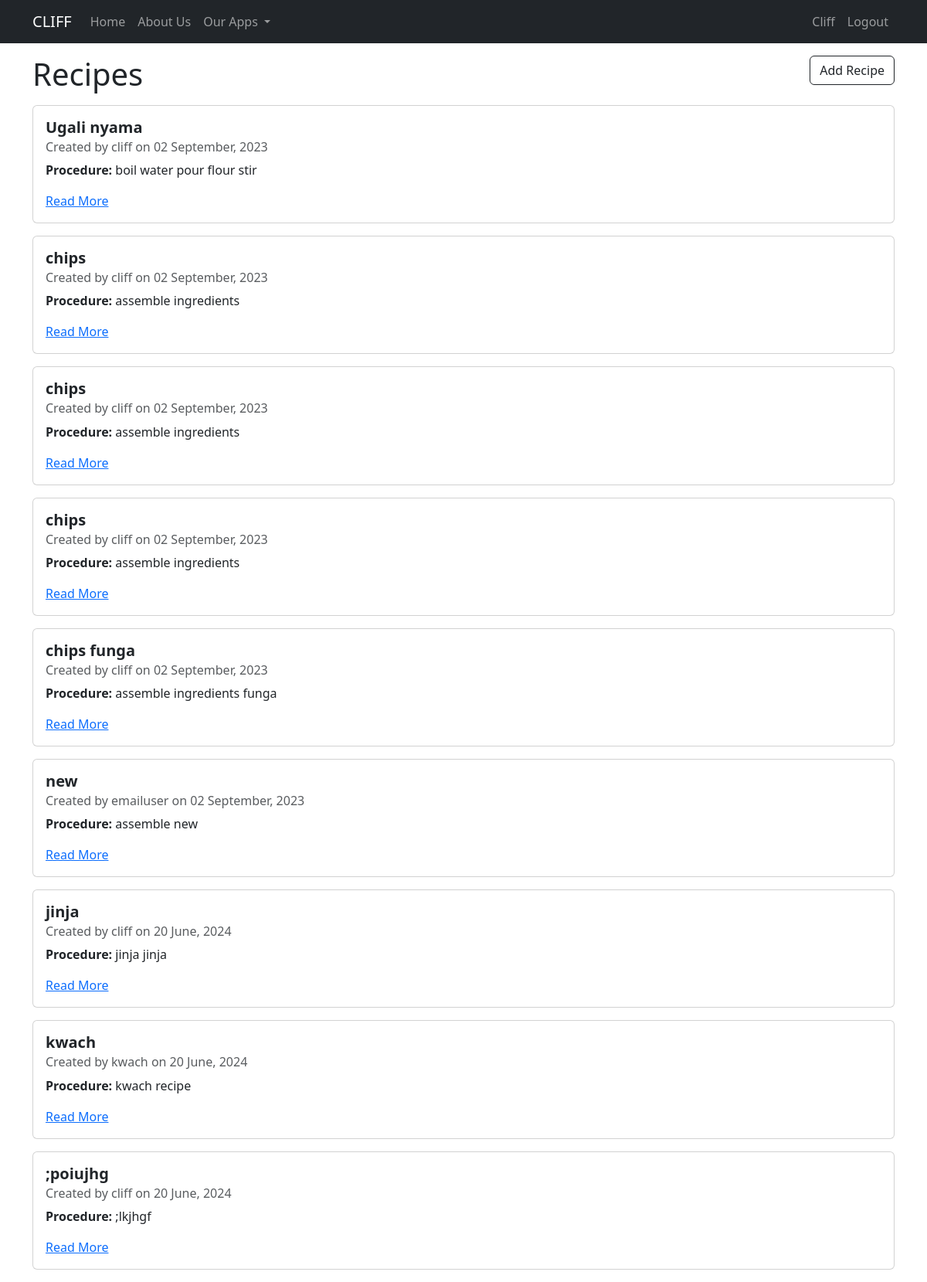
The page /recipe/ (signed in) on the database its author committed.
### recipes/models.py (models this page shows, shortened)
class Recipe(models.Model):
    title = models.CharField(max_length=100)
    procedure = models.TextField(max_length=100)
    author = models.ForeignKey(User, on_delete = models.SET_DEFAULT, blank=True, default='none')
    created_at = models.DateTimeField(auto_now_add=True)
    updated_at = models.DateTimeField(auto_now=True)

### recipes/views.py (the view)
# urls.py: path('recipe/', views.RecipeListview.as_view(), name="recipes"),
class RecipeListview(ListView):
    model = models.Recipe
    template_name = 'recipes/index.html'
    context_object_name = 'recipes'

### recipes/templates/recipes/index.html
{% extends 'base.html' %}
{% block content %}
<div class="">
    {% if request.user.is_authenticated %}
    <a style="float: right;" class="btn btn-outline-dark" href="{% url 'recipes-create' %}">Add Recipe</a>
    {% else %}
    <p>
        To create a recipe, you must first <a href="{% url 'recipes-create' %}">login</a> </p>
    {% endif %}
</div>
<h1>Recipes</h1>
<div class="col-md-12 w-100">
        {% for recipe in recipes %}
            <div class="card my-3 me-3 w-100" style="width: 1090px;">
                <div class="card-body w-50">
                    <h5 class="card-title"><strong>{{ recipe.title }}</strong></h5>
                    <h6 class="card-subtitle mb-2 text-muted">Created by {{ recipe.author }} on {{ recipe.created_at|date:"d F, Y" }}</h6>
                    <p class="card-text"><strong>Procedure: </strong> {{ recipe.procedure }}</p>
                    <a href="{% url 'recipes-detail' recipe.pk %}" class="card-link">Read More</a>
                </div>
            </div>
            {% endfor %}
        </div>
{% endblock %}

### recipes/templates/base.html (shortened to what this page needs)
{% load static %}
<!DOCTYPE html>
<html lang="en">
    <head>
    <link rel="stylesheet" href="{% static 'CSS/bootstrap5.css' %}">
</head>
<body>
    <nav class="navbar navbar-expand-lg navbar-dark bg-dark">
        <div class="container">
            <a class="navbar-brand" href="{% url 'index' %}">CLIFF</a>
          <div class="collapse navbar-collapse" id="navbarSupportedContent">
            <ul class="navbar-nav me-auto mb-2 mb-lg-0">
                <li class="nav-item">
                    <a class="nav-link" href="{% url 'index' %}">Home</a>
                </li>
                <li class="nav-item">
                    <a class="nav-link" href="{% url 'about' %}">About Us</a>
                </li>
              <li class="nav-item dropdown">
                <a class="nav-link dropdown-toggle" href="#" role="button" data-bs-toggle="dropdown" aria-expanded="false">
                    Our Apps
                </a>
              </li>
            </ul>
            <ul class="navbar-nav">
                {% if user.is_authenticated %}
                    <li class="nav-item">
                        <a class="nav-link" href="{% url 'profile' %}">{{ user|capfirst }}</a>
                    </li>
                    <li class="nav-item">
                        <a class="nav-link btn btn-sm btn-danger" href="{% url 'logout' %}">Logout</a>
                    </li>
                {% endif %}
        </ul>
          </div>
        </div>
      </nav>
    <div class="container mt-3">
         {% block content %} {% endblock %}
    </div>
</body>
</html>

### rows shown on the page
Recipe: title "Ugali nyama", author "cliff", created_at "02 September, 2023", procedure "boil water pour flour stir"
Recipe: title "chips", author "cliff", created_at "02 September, 2023", procedure "assemble ingredients"
Recipe: title "chips", author "cliff", created_at "02 September, 2023", procedure "assemble ingredients"
Recipe: title "chips", author "cliff", created_at "02 September, 2023", procedure "assemble ingredients"
Recipe: title "chips funga", author "cliff", created_at "02 September, 2023", procedure "assemble ingredients funga"
Recipe: title "new", author "emailuser", created_at "02 September, 2023", procedure "assemble new"
Recipe: title "jinja", author "cliff", created_at "20 June, 2024", procedure "jinja jinja"
Recipe: title "kwach", author "kwach", created_at "20 June, 2024", procedure "kwach recipe"
Recipe: title ";poiujhg", author "cliff", created_at "20 June, 2024", procedure ";lkjhgf"

### other values the page prints
{{ user|capfirst }} "Cliff"
